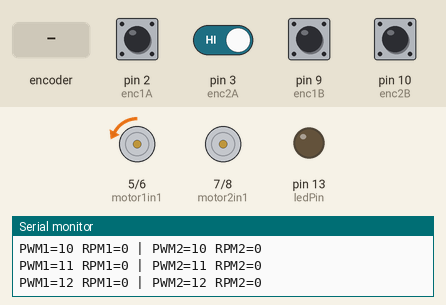
A sketch run on a simulated Arduino Uno, built with avr-gcc and run on an emulated ATmega328P. Parts: motor-driver pin pairs drawn as motors (green arrow = first pin HIGH = forward, orange = second pin HIGH = backward, longer = more drive), output pins drawn as LEDs (lit = HIGH), the last lines printed to the serial monitor. The inputs (shaded band) are chosen by the test bench; at power-on: pin 2 (enc1A), pin 3 (enc2A), pin 9 (enc1B), pin 10 (enc2B) HIGH.

Above: at 1.25 s.
1.3 s: rotary encoder on pin 2 (enc1A) / pin 9 (enc1B) turned 3 steps (first pin leading)
4.3 s: rotary encoder on pin 2 (enc1A) / pin 9 (enc1B) turned 2 steps (second pin leading)
At 6.5 s:
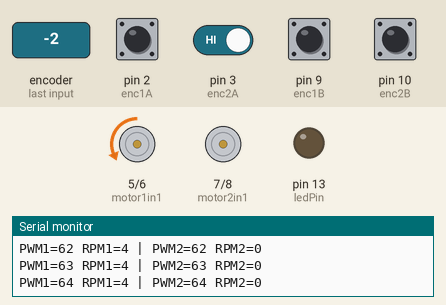
7.7 s: pin 3 (enc2A) driven LOW
At 12.85 s:
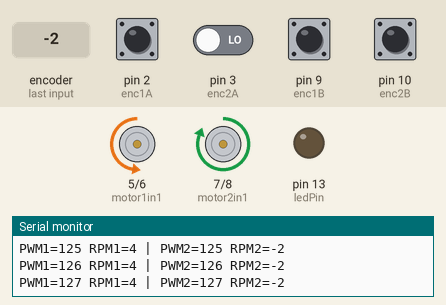
16.7 s: pin 3 (enc2A) driven HIGH
At 16.89 s:
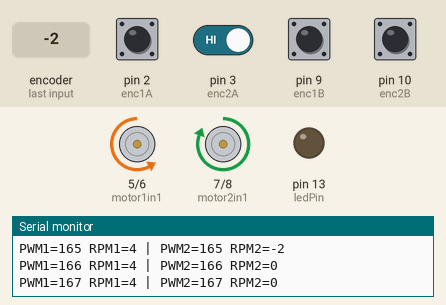
Timing chart, 0 to 20.7 s (numbered marks = the images above; inputs shaded):
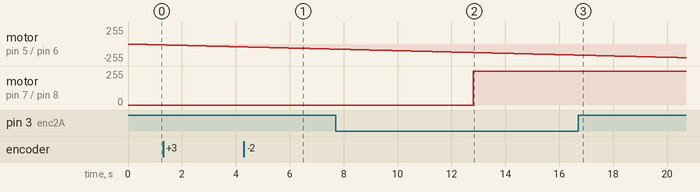

The sketch:

Part_1a.ino
```cpp
// ── Pin Definitions ───────────────────────────────────────────────
const int ledPin    = LED_BUILTIN; //make it so it hits a 100 pwm and then decreases. and in different directions (get reverse deadband)
const int motor1in1 = 5;
const int motor1in2 = 6;
const int motor2in1 = 7;
const int motor2in2 = 8;
const int enc1A = 2;
const int enc1B = 9;
const int enc2A = 3;
const int enc2B = 10;

// ── Encoder counts ────────────────────────────────────────────────
volatile long encCount1 = 0;
volatile long encCount2 = 0;

void ISR_enc1() {
  int a = digitalRead(enc1A);
  int b = digitalRead(enc1B);
  encCount1 += (a == b) ? -2 : 2;
}

void ISR_enc2() {
  int a = digitalRead(enc2A);
  int b = digitalRead(enc2B);
  encCount2 += (a == b) ? 2 : -2;
}

// ── RPM Calculation ───────────────────────────────────────────────
const float CPR = 1920.0;

float calcRPM(volatile long &encCount, long &prevCount, unsigned long &prevTime) {
  unsigned long now = millis();
  unsigned long dt = now - prevTime;
  if (dt == 0) return 0;

  noInterrupts();
  long current = encCount;
  interrupts();

  long delta = current - prevCount;
  prevCount = current;
  prevTime = now;

  return ((float)delta / CPR / (float)dt) * 60000.0f;
}

// ── Motor Control (db=0 for characterization) ─────────────────────
// Writes raw PWM directly — no deadband mapping while characterizing
void setMotor1(int pwm) {
  pwm = constrain(pwm, 0, 255);
  analogWrite(motor1in2, pwm);
  digitalWrite(motor1in1, LOW);
}

void setMotor2(int pwm) {
  pwm = constrain(pwm, 0, 255);
  analogWrite(motor2in1, pwm);
  digitalWrite(motor2in2, LOW);
}

// ── State ─────────────────────────────────────────────────────────
int  currentPWM1  = 0;
int  currentPWM2  = 0;
bool motor1kicked = false;   // has M1 started moving?
bool motor2kicked = false;
bool rampDone     = false;

long  prevCount1 = 0, prevCount2 = 0;
unsigned long prevTime1 = 0, prevTime2 = 0;

// ── Setup ─────────────────────────────────────────────────────────
void setup() {
  Serial.begin(9600);
  while (!Serial);

  pinMode(motor1in1, OUTPUT); pinMode(motor1in2, OUTPUT);
  pinMode(motor2in1, OUTPUT); pinMode(motor2in2, OUTPUT);
  pinMode(ledPin, OUTPUT);

  pinMode(enc1A, INPUT_PULLUP);
  pinMode(enc1B, INPUT_PULLUP);
  pinMode(enc2A, INPUT_PULLUP);
  pinMode(enc2B, INPUT_PULLUP);

  attachInterrupt(digitalPinToInterrupt(enc1A), ISR_enc1, CHANGE);
  attachInterrupt(digitalPinToInterrupt(enc2A), ISR_enc2, CHANGE);

  setMotor1(0);
  setMotor2(0);

  Serial.println("Starting ramp. Motors off, encoders zeroed.");
}

// ── Loop ──────────────────────────────────────────────────────────
void loop() {
  if (rampDone) return;

  // ── Snapshot encoder counts safely ──
  noInterrupts();
  long count1 = encCount1;
  long count2 = encCount2;
  interrupts();

  // ── Detect first movement ────────────────────────────────────────
  if (!motor1kicked && count1 >= 5) {
    motor1kicked = true;
    Serial.print(">>> M1 started moving at PWM = ");
    Serial.println(currentPWM1);
  }
  if (!motor2kicked && count2 >= 5) {
    motor2kicked = true;
    Serial.print(">>> M2 started moving at PWM = ");
    Serial.println(currentPWM2);
  }

  // ── RPM print every 100ms ────────────────────────────────────────
  static unsigned long lastPrint = 0;
  unsigned long now = millis();
  if (now - lastPrint >= 100) {
    float rpm1 = calcRPM(encCount1, prevCount1, prevTime1);
    float rpm2 = calcRPM(encCount2, prevCount2, prevTime2);
    Serial.print("PWM1="); Serial.print(currentPWM1);
    Serial.print(" RPM1="); Serial.print(count1);
    Serial.print(" | PWM2="); Serial.print(currentPWM2);
    Serial.print(" RPM2="); Serial.println(count2);
    lastPrint = now;
  }

  // ── Ramp complete check ──────────────────────────────────────────
  if (currentPWM1 >= 255 && currentPWM2 >= 255) {
    rampDone = true;
    //Serial.println("=== Ramp complete ===");
    if (!motor1kicked) //Serial.println("WARNING: M1 never moved!");
    if (!motor2kicked) //Serial.println("WARNING: M2 never moved!");
    return;
  }

  // ── Step PWM up ──────────────────────────────────────────────────
  if (currentPWM1 < 255) currentPWM1++;
  if (currentPWM2 < 255) currentPWM2++;

  setMotor1(currentPWM1);
  setMotor2(currentPWM2);

  delay(100);   // 100ms per step → full ramp in ~25s
}
// // ── Pin Definitions (CHANGED FROM PART 3) ─────────────────────────
// const int ledPin    = LED_BUILTIN;

// const int motor1in1 = 5;   // moved off interrupt pins
// const int motor1in2 = 6;
// const int motor2in1 = 7;
// const int motor2in2 = 8;

// const int enc1A = 2;   // INT0 – must be 2 or 3 on Uno
// const int enc1B = 9;
// const int enc2A = 3;   // INT1 – must be 2 or 3 on Uno
// const int enc2B = 10;

// // ── PWM / Deadband ────────────────────────────────────────────────
// int pwm1 = 0;
// int pwm2 = 0;
// int db1f = 0;//36,
// int db1r = 0;//70;
// int db2f = 0;//35,
// int db2r = 0;//70;

// // ── Encoder counts (volatile = modified in ISR) ───────────────────
// volatile long encCount1 = 0;
// volatile long encCount2 = 0;

// int  currentPWM1 = 0;
// int  currentPWM2 = 0;
// bool rampDone    = false;

// // ── ISRs ──────────────────────────────────────────────────────────
// void ISR_enc1() {
//   int a = digitalRead(enc1A);
//   int b = digitalRead(enc1B);
//   encCount1 += (a == b) ? -2 : 2;
// }

// void ISR_enc2() {
//   int a = digitalRead(enc2A);
//   int b = digitalRead(enc2B);
//   encCount2 += (a == b) ? 2 : -2;
// }

// // ── RPM Calculation ───────────────────────────────────────────────
// // Separate state for each motor
// float calcRPM(volatile long &encCount, long &prevCount, unsigned long &prevTime) {
//   unsigned long now = millis();
//   unsigned long dt = now - prevTime;
//   if (dt == 0) return 0;

//   noInterrupts();
//   long current = encCount;
//   interrupts();

//   long delta = current - prevCount;
//   prevCount = current;
//   prevTime = now;

//   float revs = (float)delta / 1920.0; //MAKE INTO CONST!
//   return (revs / (float)dt) * 60000.0f;   // RPM
// }

// // ── H-Bridge Control ──────────────────────────────────────────────
// void setMotor1(int pwm) {
//   pwm = constrain(pwm, -255, 255);
//   if      (pwm >= 0) {
//     //pwm = (int)(38+( (float)(pwm/100) * 217));
//     pwm = ((float)((255-db1f)*pwm/100))+db1f;
//     analogWrite(motor1in2, (int)pwm);
//     digitalWrite(motor1in1, LOW);
//     }
//   else if (pwm < 0) {
//     pwm = (int)((db1r + (100-db1r) * (float)(-pwm/100)) / 100 * 255);
//     digitalWrite(motor1in2, LOW);
//     analogWrite(motor1in1, pwm);
//     }
//   else { digitalWrite(motor1in1, HIGH); digitalWrite(motor1in2, HIGH); }
//   Serial.print("M1="); Serial.println((int)pwm);
// }

// void setMotor2(int pwm) {
//   pwm = constrain(pwm, -255, 255);
//   if      (pwm >= 0) {
//     //pwm = (int)((db2f + (100-db2f) * (float)(pwm/100)) / 100 * 255);
//     pwm = ((float)((255-db2f)*pwm/100))+db2f;
//     analogWrite(motor2in1, pwm);
//     digitalWrite(motor2in2, LOW);
//     }
//   else if (pwm < 0) {
//     pwm = (int)((db2r + (100-db2r) * (float)(-pwm/100)) / 100 * 255);
//     digitalWrite(motor2in1, LOW);
//     analogWrite(motor2in2, pwm);
//     }
//   else { digitalWrite(motor2in1, HIGH); digitalWrite(motor2in2, HIGH); }
//   Serial.print("M2="); Serial.println(pwm);
// }

// // ── Setup ─────────────────────────────────────────────────────────
// void setup() {
//   Serial.begin(9600);
//   while (!Serial);

//   pinMode(motor1in1, OUTPUT); pinMode(motor1in2, OUTPUT);
//   pinMode(motor2in1, OUTPUT); pinMode(motor2in2, OUTPUT);
//   pinMode(ledPin,    OUTPUT);

//   pinMode(enc1A, INPUT_PULLUP);  // INPUT_PULLUP avoids floating pin noise
//   pinMode(enc1B, INPUT_PULLUP);
//   pinMode(enc2A, INPUT_PULLUP);
//   pinMode(enc2B, INPUT_PULLUP);

//   attachInterrupt(digitalPinToInterrupt(enc1A), ISR_enc1, CHANGE); //??
//   attachInterrupt(digitalPinToInterrupt(enc2A), ISR_enc2, CHANGE);

//   setMotor1(currentPWM1);
//   setMotor2(currentPWM2);
// }

// // ── Loop ──────────────────────────────────────────────────────────

// long  prevCount1 = 0, prevCount2 = 0;
// unsigned long prevTime1 = 0, prevTime2 = 0;

// void loop() {

//   static unsigned long lastPrint = 0;
//   unsigned long now = millis();

//   if (now - lastPrint >= 100) {   // print every 100 ms
//     float rpm1 = calcRPM(encCount1, prevCount1, prevTime1);
//     float rpm2 = calcRPM(encCount2, prevCount2, prevTime2);

//     Serial.print("RPM1 = "); Serial.print(rpm1);
//     Serial.print("  RPM2 = "); Serial.println(rpm2);
//     // Serial.print("  enc1 = "); Serial.print(encCount1);
//     // Serial.print("  enc2 = "); Serial.println(encCount2);

//     lastPrint = now;
//   }

//  if (rampDone) return;

//   Serial.print("PWM1: "); Serial.print(currentPWM1);
//   Serial.print(" | PWM2: "); Serial.println(currentPWM2);

//   setMotor1(currentPWM1);
//   setMotor2(currentPWM2);

//   if (currentPWM1 >= 100 && currentPWM2 >= 100) {
//     rampDone = true;
//     Serial.println("Ramp complete.");
//     Serial.print("Final PWM1: "); Serial.println(currentPWM1);
//     Serial.print("Final PWM2: "); Serial.println(currentPWM2);
//     return;
//   }

//   if (currentPWM1 < 100) currentPWM1++;
//   if (currentPWM2 < 100) currentPWM2++;

//   delay(100);
// }
```
